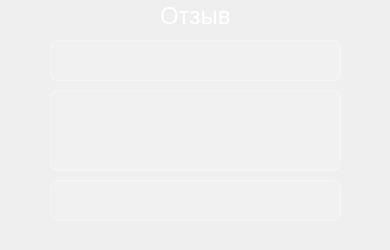
<?xml version="1.0" encoding="UTF-8"?>
<ui version="4.0">
 <class>Dialog</class>
 <widget class="QDialog" name="Dialog">
  <property name="geometry">
   <rect>
    <x>0</x>
    <y>0</y>
    <width>390</width>
    <height>250</height>
   </rect>
  </property>
  <property name="windowTitle">
   <string>Dialog</string>
  </property>
  <property name="styleSheet">
   <string notr="true">background-color: qlineargradient(spread:pad, x1:1, y1:1, x2:0, y2:0,
    stop:0 rgba(20, 65, 30, 255),
    stop:0.427447 rgba(35, 95, 55, 235),
    stop:1 rgba(110, 160, 90, 255));</string>
  </property>
  <widget class="QLabel" name="label_Guide">
   <property name="geometry">
    <rect>
     <x>160</x>
     <y>0</y>
     <width>71</width>
     <height>31</height>
    </rect>
   </property>
   <property name="styleSheet">
    <string notr="true">background-color: none;
font-size: 24px;
border: none;
color: white;</string>
   </property>
   <property name="text">
    <string>Отзыв</string>
   </property>
  </widget>
  <widget class="QLabel" name="label_2">
   <property name="geometry">
    <rect>
     <x>50</x>
     <y>40</y>
     <width>291</width>
     <height>41</height>
    </rect>
   </property>
   <property name="styleSheet">
    <string notr="true">background-color: rgba(255, 255, 255, 0.15);
color: rgb(235, 245, 235);
border: 1px solid rgba(255, 255, 255, 0.35);
border-radius: 8px</string>
   </property>
   <property name="text">
    <string>Сплав по реке Печора</string>
   </property>
  </widget>
  <widget class="QLabel" name="label_3">
   <property name="geometry">
    <rect>
     <x>50</x>
     <y>90</y>
     <width>291</width>
     <height>81</height>
    </rect>
   </property>
   <property name="styleSheet">
    <string notr="true">background-color: rgba(255, 255, 255, 0.15);
color: rgb(235, 245, 235);
border: 1px solid rgba(255, 255, 255, 0.35);
border-radius: 8px</string>
   </property>
   <property name="text">
    <string>Текст отзыва</string>
   </property>
  </widget>
  <widget class="QLabel" name="label_4">
   <property name="geometry">
    <rect>
     <x>50</x>
     <y>180</y>
     <width>291</width>
     <height>41</height>
    </rect>
   </property>
   <property name="styleSheet">
    <string notr="true">background-color: rgba(255, 255, 255, 0.15);
color: rgb(235, 245, 235);
border: 1px solid rgba(255, 255, 255, 0.35);
border-radius: 8px</string>
   </property>
   <property name="text">
    <string>5</string>
   </property>
  </widget>
 </widget>
 <resources/>
 <connections/>
</ui>
